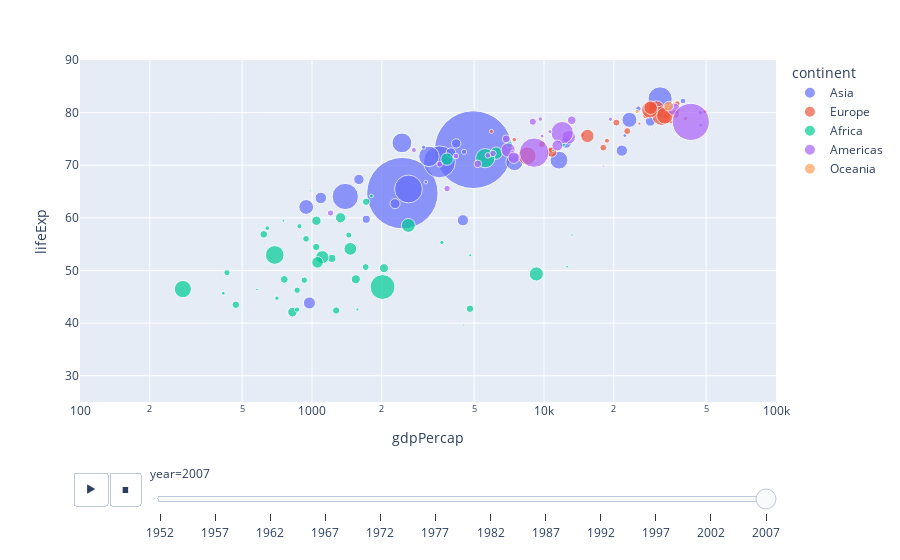

Write notebook code for a chart like this one.
### Code cell
px.scatter(data,x='gdpPercap',y='lifeExp',size='pop',color='continent',log_x=True,animation_frame='year',animation_group='country',size_max=55,range_x=[100,100000],range_y=[25,90],hover_name='country')

### Figure 1 — Plotly figure (JSON) as saved in the notebook; plotly's stock layout.template omitted (floating-point values rounded to 4 significant figures)
{"data": [{"hovertemplate": "<b>%{hovertext}</b><br><br>continent=Asia<br>year=2007<br>gdpPercap=%{x}<br>lifeExp=%{y}<br>pop=%{marker.size}<extra></extra>", "hovertext": ["Afghanistan", "Bahrain", "Bangladesh", "Cambodia", "China", "Hong Kong, China", "India", "Indonesia", "Iran", "Iraq", "Israel", "Japan", "Jordan", "Korea, Dem. Rep.", "Korea, Rep.", "Kuwait", "Lebanon", "Malaysia", "Mongolia", "Myanmar", "Nepal", "Oman", "Pakistan", "Philippines", "Saudi Arabia", "Singapore", "Sri Lanka", "Syria", "Taiwan", "Thailand", "Vietnam", "West Bank and Gaza", "Yemen, Rep."], "ids": ["Afghanistan", "Bahrain", "Bangladesh", "Cambodia", "China", "Hong Kong, China", "India", "Indonesia", "Iran", "Iraq", "Israel", "Japan", "Jordan", "Korea, Dem. Rep.", "Korea, Rep.", "Kuwait", "Lebanon", "Malaysia", "Mongolia", "Myanmar", "Nepal", "Oman", "Pakistan", "Philippines", "Saudi Arabia", "Singapore", "Sri Lanka", "Syria", "Taiwan", "Thailand", "Vietnam", "West Bank and Gaza", "Yemen, Rep."], "legendgroup": "Asia", "marker": {"color": "#636efa", "size": [31889923, 708573, 150448339, 14131858, 1318683096, 6980412, 1110396331, 223547000, 69453570, 27499638, 6426679, 127467972, 6053193, 23301725, 49044790, 2505559, 3921278, 24821286, 2874127, 47761980, 28901790, 3204897, 169270617, 91077287, 27601038, 4553009, 20378239, 19314747, 23174294, 65068149, 85262356, 4018332, 22211743], "sizemode": "area", "sizeref": 435900.0, "symbol": "circle"}, "mode": "markers", "name": "Asia", "orientation": "v", "showlegend": true, "type": "scatter", "x": [974.6, 29800.0, 1391.0, 1714.0, 4959.0, 39720.0, 2452.0, 3541.0, 11610.0, 4471.0, 25520.0, 31660.0, 4519.0, 1593.0, 23350.0, 47310.0, 10460.0, 12450.0, 3096.0, 944, 1091.0, 22320.0, 2606.0, 3190.0, 21650.0, 47140.0, 3970.0, 4185.0, 28720.0, 7458.0, 2442.0, 3025.0, 2281.0], "xaxis": "x", "y": [43.83, 75.64, 64.06, 59.72, 72.96, 82.21, 64.7, 70.65, 70.96, 59.55, 80.75, 82.6, 72.53, 67.3, 78.62, 77.59, 71.99, 74.24, 66.8, 62.07, 63.78, 75.64, 65.48, 71.69, 72.78, 79.97, 72.4, 74.14, 78.4, 70.62, 74.25, 73.42, 62.7], "yaxis": "y"}, {"hovertemplate": "<b>%{hovertext}</b><br><br>continent=Europe<br>year=2007<br>gdpPercap=%{x}<br>lifeExp=%{y}<br>pop=%{marker.size}<extra></extra>", "hovertext": ["Albania", "Austria", "Belgium", "Bosnia and Herzegovina", "Bulgaria", "Croatia", "Czech Republic", "Denmark", "Finland", "France", "Germany", "Greece", "Hungary", "Iceland", "Ireland", "Italy", "Montenegro", "Netherlands", "Norway", "Poland", "Portugal", "Romania", "Serbia", "Slovak Republic", "Slovenia", "Spain", "Sweden", "Switzerland", "Turkey", "United Kingdom"], "ids": ["Albania", "Austria", "Belgium", "Bosnia and Herzegovina", "Bulgaria", "Croatia", "Czech Republic", "Denmark", "Finland", "France", "Germany", "Greece", "Hungary", "Iceland", "Ireland", "Italy", "Montenegro", "Netherlands", "Norway", "Poland", "Portugal", "Romania", "Serbia", "Slovak Republic", "Slovenia", "Spain", "Sweden", "Switzerland", "Turkey", "United Kingdom"], "legendgroup": "Europe", "marker": {"color": "#EF553B", "size": [3600523, 8199783, 10392226, 4552198, 7322858, 4493312, 10228744, 5468120, 5238460, 61083916, 82400996, 10706290, 9956108, 301931, 4109086, 58147733, 684736, 16570613, 4627926, 38518241, 10642836, 22276056, 10150265, 5447502, 2009245, 40448191, 9031088, 7554661, 71158647, 60776238], "sizemode": "area", "sizeref": 435900.0, "symbol": "circle"}, "mode": "markers", "name": "Europe", "orientation": "v", "showlegend": true, "type": "scatter", "x": [5937.0, 36130.0, 33690.0, 7446.0, 10680.0, 14620.0, 22830.0, 35280.0, 33210.0, 30470.0, 32170.0, 27540.0, 18010.0, 36180.0, 40680.0, 28570.0, 9254.0, 36800.0, 49360.0, 15390.0, 20510.0, 10810.0, 9787.0, 18680.0, 25770.0, 28820.0, 33860.0, 37510.0, 8458.0, 33200.0], "xaxis": "x", "y": [76.42, 79.83, 79.44, 74.85, 73.0, 75.75, 76.49, 78.33, 79.31, 80.66, 79.41, 79.48, 73.34, 81.76, 78.89, 80.55, 74.54, 79.76, 80.2, 75.56, 78.1, 72.48, 74.0, 74.66, 77.93, 80.94, 80.88, 81.7, 71.78, 79.42], "yaxis": "y"}, {"hovertemplate": "<b>%{hovertext}</b><br><br>continent=Africa<br>year=2007<br>gdpPercap=%{x}<br>lifeExp=%{y}<br>pop=%{marker.size}<extra></extra>", "hovertext": ["Algeria", "Angola", "Benin", "Botswana", "Burkina Faso", "Burundi", "Cameroon", "Central African Republic", "Chad", "Comoros", "Congo, Dem. Rep.", "Congo, Rep.", "Cote d'Ivoire", "Djibouti", "Egypt", "Equatorial Guinea", "Eritrea", "Ethiopia", "Gabon", "Gambia", "Ghana", "Guinea", "Guinea-Bissau", "Kenya", "Lesotho", "Liberia", "Libya", "Madagascar", "Malawi", "Mali", "Mauritania", "Mauritius", "Morocco", "Mozambique", "Namibia", "Niger", "Nigeria", "Reunion", "Rwanda", "Sao Tome and Principe", "Senegal", "Sierra Leone", "Somalia", "South Africa", "Sudan", "Swaziland", "Tanzania", "Togo", "Tunisia", "Uganda", "Zambia", "Zimbabwe"], "ids": ["Algeria", "Angola", "Benin", "Botswana", "Burkina Faso", "Burundi", "Cameroon", "Central African Republic", "Chad", "Comoros", "Congo, Dem. Rep.", "Congo, Rep.", "Cote d'Ivoire", "Djibouti", "Egypt", "Equatorial Guinea", "Eritrea", "Ethiopia", "Gabon", "Gambia", "Ghana", "Guinea", "Guinea-Bissau", "Kenya", "Lesotho", "Liberia", "Libya", "Madagascar", "Malawi", "Mali", "Mauritania", "Mauritius", "Morocco", "Mozambique", "Namibia", "Niger", "Nigeria", "Reunion", "Rwanda", "Sao Tome and Principe", "Senegal", "Sierra Leone", "Somalia", "South Africa", "Sudan", "Swaziland", "Tanzania", "Togo", "Tunisia", "Uganda", "Zambia", "Zimbabwe"], "legendgroup": "Africa", "marker": {"color": "#00cc96", "size": [33333216, 12420476, 8078314, 1639131, 14326203, 8390505, 17696293, 4369038, 10238807, 710960, 64606759, 3800610, 18013409, 496374, 80264543, 551201, 4906585, 76511887, 1454867, 1688359, 22873338, 9947814, 1472041, 35610177, 2012649, 3193942, 6036914, 19167654, 13327079, 12031795, 3270065, 1250882, 33757175, 19951656, 2055080, 12894865, 135031164, 798094, 8860588, 199579, 12267493, 6144562, 9118773, 43997828, 42292929, 1133066, 38139640, 5701579, 10276158, 29170398, 11746035, 12311143], "sizemode": "area", "sizeref": 435900.0, "symbol": "circle"}, "mode": "markers", "name": "Africa", "orientation": "v", "showlegend": true, "type": "scatter", "x": [6223.0, 4797.0, 1441.0, 12570.0, 1217.0, 430.1, 2042.0, 706.0, 1704.0, 986.1, 277.6, 3633.0, 1545.0, 2082.0, 5581.0, 12150.0, 641.4, 690.8, 13210.0, 752.7, 1328.0, 942.7, 579.2, 1463.0, 1569.0, 414.5, 12060.0, 1045.0, 759.3, 1043.0, 1803.0, 10960.0, 3820.0, 823.7, 4811.0, 619.7, 2014.0, 7670.0, 863.1, 1598.0, 1712.0, 862.5, 926.1, 9270.0, 2602.0, 4513.0, 1107.0, 883.0, 7093.0, 1056.0, 1271.0, 469.7], "xaxis": "x", "y": [72.3, 42.73, 56.73, 50.73, 52.3, 49.58, 50.43, 44.74, 50.65, 65.15, 46.46, 55.32, 48.33, 54.79, 71.34, 51.58, 58.04, 52.95, 56.73, 59.45, 60.02, 56.01, 46.39, 54.11, 42.59, 45.68, 73.95, 59.44, 48.3, 54.47, 64.16, 72.8, 71.16, 42.08, 52.91, 56.87, 46.86, 76.44, 46.24, 65.53, 63.06, 42.57, 48.16, 49.34, 58.56, 39.61, 52.52, 58.42, 73.92, 51.54, 42.38, 43.49], "yaxis": "y"}, {"hovertemplate": "<b>%{hovertext}</b><br><br>continent=Americas<br>year=2007<br>gdpPercap=%{x}<br>lifeExp=%{y}<br>pop=%{marker.size}<extra></extra>", "hovertext": ["Argentina", "Bolivia", "Brazil", "Canada", "Chile", "Colombia", "Costa Rica", "Cuba", "Dominican Republic", "Ecuador", "El Salvador", "Guatemala", "Haiti", "Honduras", "Jamaica", "Mexico", "Nicaragua", "Panama", "Paraguay", "Peru", "Puerto Rico", "Trinidad and Tobago", "United States", "Uruguay", "Venezuela"], "ids": ["Argentina", "Bolivia", "Brazil", "Canada", "Chile", "Colombia", "Costa Rica", "Cuba", "Dominican Republic", "Ecuador", "El Salvador", "Guatemala", "Haiti", "Honduras", "Jamaica", "Mexico", "Nicaragua", "Panama", "Paraguay", "Peru", "Puerto Rico", "Trinidad and Tobago", "United States", "Uruguay", "Venezuela"], "legendgroup": "Americas", "marker": {"color": "#ab63fa", "size": [40301927, 9119152, 190010647, 33390141, 16284741, 44227550, 4133884, 11416987, 9319622, 13755680, 6939688, 12572928, 8502814, 7483763, 2780132, 108700891, 5675356, 3242173, 6667147, 28674757, 3942491, 1056608, 301139947, 3447496, 26084662], "sizemode": "area", "sizeref": 435900.0, "symbol": "circle"}, "mode": "markers", "name": "Americas", "orientation": "v", "showlegend": true, "type": "scatter", "x": [12780.0, 3822.0, 9066.0, 36320.0, 13170.0, 7007.0, 9645.0, 8948.0, 6025.0, 6873.0, 5728.0, 5186.0, 1202.0, 3548.0, 7321.0, 11980.0, 2749.0, 9809.0, 4173.0, 7409.0, 19330.0, 18010.0, 42950.0, 10610.0, 11420.0], "xaxis": "x", "y": [75.32, 65.55, 72.39, 80.65, 78.55, 72.89, 78.78, 78.27, 72.23, 74.99, 71.88, 70.26, 60.92, 70.2, 72.57, 76.19, 72.9, 75.54, 71.75, 71.42, 78.75, 69.82, 78.24, 76.38, 73.75], "yaxis": "y"}, {"hovertemplate": "<b>%{hovertext}</b><br><br>continent=Oceania<br>year=2007<br>gdpPercap=%{x}<br>lifeExp=%{y}<br>pop=%{marker.size}<extra></extra>", "hovertext": ["Australia", "New Zealand"], "ids": ["Australia", "New Zealand"], "legendgroup": "Oceania", "marker": {"color": "#FFA15A", "size": [20434176, 4115771], "sizemode": "area", "sizeref": 435900.0, "symbol": "circle"}, "mode": "markers", "name": "Oceania", "orientation": "v", "showlegend": true, "type": "scatter", "x": [34440.0, 25190.0], "xaxis": "x", "y": [81.23, 80.2], "yaxis": "y"}], "layout": {"autosize": true, "legend": {"itemsizing": "constant", "title": {"text": "continent"}, "tracegroupgap": 0}, "margin": {"t": 60}, "sliders": [{"active": 11, "currentvalue": {"prefix": "year="}, "len": 0.9, "pad": {"b": 10, "t": 60}, "steps": [{"args": [["1952"], {"frame": {"duration": 0, "redraw": false}, "fromcurrent": true, "mode": "immediate", "transition": {"duration": 0, "easing": "linear"}}], "label": "1952", "method": "animate"}, {"args": [["1957"], {"frame": {"duration": 0, "redraw": false}, "fromcurrent": true, "mode": "immediate", "transition": {"duration": 0, "easing": "linear"}}], "label": "1957", "method": "animate"}, {"args": [["1962"], {"frame": {"duration": 0, "redraw": false}, "fromcurrent": true, "mode": "immediate", "transition": {"duration": 0, "easing": "linear"}}], "label": "1962", "method": "animate"}, {"args": [["1967"], {"frame": {"duration": 0, "redraw": false}, "fromcurrent": true, "mode": "immediate", "transition": {"duration": 0, "easing": "linear"}}], "label": "1967", "method": "animate"}, {"args": [["1972"], {"frame": {"duration": 0, "redraw": false}, "fromcurrent": true, "mode": "immediate", "transition": {"duration": 0, "easing": "linear"}}], "label": "1972", "method": "animate"}, {"args": [["1977"], {"frame": {"duration": 0, "redraw": false}, "fromcurrent": true, "mode": "immediate", "transition": {"duration": 0, "easing": "linear"}}], "label": "1977", "method": "animate"}, {"args": [["1982"], {"frame": {"duration": 0, "redraw": false}, "fromcurrent": true, "mode": "immediate", "transition": {"duration": 0, "easing": "linear"}}], "label": "1982", "method": "animate"}, {"args": [["1987"], {"frame": {"duration": 0, "redraw": false}, "fromcurrent": true, "mode": "immediate", "transition": {"duration": 0, "easing": "linear"}}], "label": "1987", "method": "animate"}, {"args": [["1992"], {"frame": {"duration": 0, "redraw": false}, "fromcurrent": true, "mode": "immediate", "transition": {"duration": 0, "easing": "linear"}}], "label": "1992", "method": "animate"}, {"args": [["1997"], {"frame": {"duration": 0, "redraw": false}, "fromcurrent": true, "mode": "immediate", "transition": {"duration": 0, "easing": "linear"}}], "label": "1997", "method": "animate"}, {"args": [["2002"], {"frame": {"duration": 0, "redraw": false}, "fromcurrent": true, "mode": "immediate", "transition": {"duration": 0, "easing": "linear"}}], "label": "2002", "method": "animate"}, {"args": [["2007"], {"frame": {"duration": 0, "redraw": false}, "fromcurrent": true, "mode": "immediate", "transition": {"duration": 0, "easing": "linear"}}], "label": "2007", "method": "animate"}], "x": 0.1, "xanchor": "left", "y": 0, "yanchor": "top"}], "updatemenus": [{"active": 0, "buttons": [{"args": [null, {"frame": {"duration": 500, "redraw": false}, "fromcurrent": true, "mode": "immediate", "transition": {"duration": 500, "easing": "linear"}}], "label": "&#9654;", "method": "animate"}, {"args": [[null], {"frame": {"duration": 0, "redraw": false}, "fromcurrent": true, "mode": "immediate", "transition": {"duration": 0, "easing": "linear"}}], "label": "&#9724;", "method": "animate"}], "direction": "left", "pad": {"r": 10, "t": 70}, "showactive": false, "type": "buttons", "x": 0.1, "xanchor": "right", "y": 0, "yanchor": "top"}], "xaxis": {"anchor": "y", "domain": [0, 1], "range": [2, 5], "title": {"text": "gdpPercap"}, "type": "log"}, "yaxis": {"anchor": "x", "domain": [0, 1], "range": [25, 90], "title": {"text": "lifeExp"}, "type": "linear"}}}
